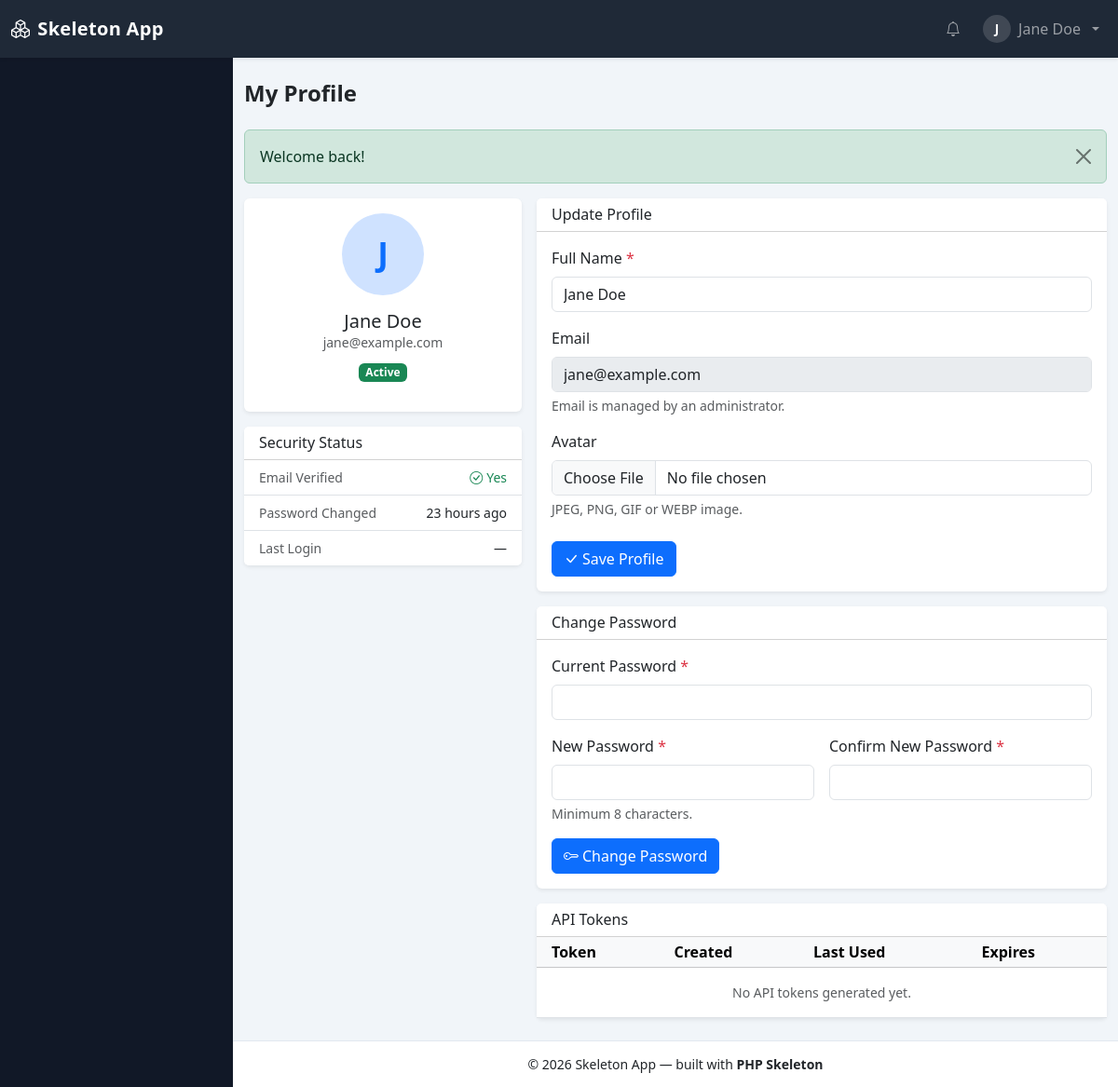
Page /php_Skeleton/profile (signed in) on the committed database.
### tables this page shows
CREATE TABLE `users` (
  `id` bigint(20) unsigned NOT NULL AUTO_INCREMENT,
  `name` varchar(150) NOT NULL,
  `email` varchar(190) NOT NULL,
  `password` varchar(255) NOT NULL,
  `status` enum('active','inactive','pending') NOT NULL DEFAULT 'pending',
  `email_verified_at` datetime DEFAULT NULL,
  `remember_token` varchar(100) DEFAULT NULL,
  `last_login_at` datetime DEFAULT NULL,
  `last_login_ip` varchar(45) DEFAULT NULL,
  `failed_attempts` tinyint(3) unsigned NOT NULL DEFAULT 0,
  `locked_until` datetime DEFAULT NULL,
  `password_changed_at` datetime DEFAULT NULL,
  `avatar` varchar(255) DEFAULT NULL,
  `department_id` bigint(20) unsigned DEFAULT NULL,
  `designation_id` bigint(20) unsigned DEFAULT NULL,
  `created_by` bigint(20) unsigned DEFAULT NULL,
  `created_at` datetime DEFAULT NULL,
  `updated_at` datetime DEFAULT NULL,
  PRIMARY KEY (`id`),
  UNIQUE KEY `uq_users_email` (`email`),
  KEY `idx_users_status` (`status`),
  KEY `idx_users_department` (`department_id`),
  KEY `idx_users_designation` (`designation_id`)
);

### app/Views/profile/show.php (the view, shortened to what the rows shown need)
<div class="row g-3">
    <div class="col-12 col-lg-4">
        <div class="card border-0 shadow-sm mb-3">
            <div class="card-body text-center">
                <div class="avatar-xl rounded-circle mx-auto d-flex align-items-center justify-content-center bg-primary-subtle text-primary mb-3">
                    <?= e(strtoupper(mb_substr((string)$user['name'], 0, 1))) ?>
                </div>
                <h5 class="mb-0"><?= e($user['name']) ?></h5>
                <div class="text-muted small"><?= e($user['email']) ?></div>
                <div class="mt-2"><?= status_badge((string)$user['status']) ?></div>
            </div>
        </div>
        <div class="card border-0 shadow-sm">
            <ul class="list-group list-group-flush small">
                <li class="list-group-item d-flex justify-content-between">
                    <span class="text-muted">Password Changed</span>
                    <span><?= $user['password_changed_at'] ? e(time_ago($user['password_changed_at'])) : '—' ?></span>
                </li>
            </ul>
        </div>
    </div>
    <div class="col-12 col-lg-8">
        <div class="card border-0 shadow-sm mb-3">
            <div class="card-body">
                <form method="post" action="<?= url('/profile') ?>" enctype="multipart/form-data">
                    <div class="mb-3">
                        <label class="form-label">Full Name <span class="text-danger">*</span></label>
                        <input type="text" name="name" class="form-control <?= has_validation_error('name') ? 'is-invalid' : '' ?>"
                               value="<?= e(old('name', $user['name'])) ?>" required>
                    </div>
                    <div class="mb-3">
                        <label class="form-label">Email</label>
                        <input type="email" class="form-control" value="<?= e($user['email']) ?>" disabled>
                        <div class="form-text">Email is managed by an administrator.</div>
                    </div>
                </form>
            </div>
        </div>
        <div class="card border-0 shadow-sm">
            <div class="table-responsive">
                <table class="table table-sm align-middle mb-0">
                    <thead class="table-light">
                    <tr>
                        <th class="ps-3">Token</th>
                        <th>Created</th>
                        <th>Last Used</th>
                        <th>Expires</th>
                    </tr>
                    </thead>
                </table>
            </div>
        </div>
    </div>
</div>

### app/Helpers/functions.php (shortened to what the rows shown need)
<?php
if (!function_exists('e')) {
    function e(mixed $value): string
    {
        return htmlspecialchars((string)$value, ENT_QUOTES | ENT_SUBSTITUTE, 'UTF-8');
    }
}
if (!function_exists('url')) {
    function url(string $path = ''): string
    {
        return base_url($path);
    }
}
if (!function_exists('base_url')) {
    function base_url(string $path = ''): string
    {
        $base = (string)Config::get('app.url', '');
        $base = rtrim($base, '/');
        if ($path !== '') {
            return $base . '/' . ltrim($path, '/');
        }
        return $base;
    }
}
if (!function_exists('asset')) {
    function asset(string $path): string
    {
        return url('assets/' . ltrim($path, '/'));
    }
}
if (!function_exists('old')) {
    function old(string $key, mixed $default = ''): mixed
    {
        return Session::old($key, $default);
    }
}
if (!function_exists('time_ago')) {
    function time_ago(?string $date): string
    {
        $timestamp = strtotime($date);
        $diff = time() - $timestamp;
        $units = [
            31536000 => 'year', 2592000 => 'month', 86400 => 'day',
            3600 => 'hour', 60 => 'minute',
        ];
        foreach ($units as $seconds => $unit) {
            if ($diff < $seconds) {
                continue;
            }
            $value = (int)floor($diff / $seconds);
            return $value . ' ' . $unit . ($value > 1 ? 's' : '') . ' ago';
        }
        return 'just now';
    }
}
if (!function_exists('validation_error')) {
    function validation_error(string $field): string
    {
        $errors = Session::getFlash('validation.' . $field, []);
        return is_array($errors) && $errors !== [] ? implode(' ', array_map('strval', $errors)) : '';
    }
}
if (!function_exists('has_validation_error')) {
    function has_validation_error(string $field): bool
    {
        return Session::hasFlash('validation.' . $field);
    }
}
if (!function_exists('status_badge')) {
    function status_badge(string $status): string
    {
        $map = [
            'active'   => 'success',
            'inactive' => 'secondary',
            'pending'  => 'warning',
            'suspended'=> 'danger',
            'success'  => 'success',
            'failed'   => 'danger',
            'lockout'  => 'danger',
            'logout'   => 'secondary',
            'info'     => 'info',
            'warning'  => 'warning',
            'critical' => 'danger',
        ];
        $class = $map[$status] ?? 'secondary';
        return '<span class="badge bg-' . $class . '">' . e(ucfirst($status)) . '</span>';
    }
}

### app/Views/layouts/main.php (shortened to what the rows shown need)
<!DOCTYPE html>
<html lang="en">
<head>
    <link href="https://cdn.jsdelivr.net/npm/bootstrap@5.3.3/dist/css/bootstrap.min.css" rel="stylesheet">
    <link href="https://cdn.jsdelivr.net/npm/bootstrap-icons@1.11.3/font/bootstrap-icons.min.css" rel="stylesheet">
    <link rel="stylesheet" href="<?= asset('css/app.css') ?>">
</head>
<body class="app-body">
<nav class="navbar navbar-expand-lg navbar-dark app-navbar shadow-sm sticky-top">
    <div class="container-fluid">
        <div class="collapse navbar-collapse" id="appNav">
            <ul class="navbar-nav ms-auto align-items-center gap-lg-2">
                <li class="nav-item dropdown">
                    <a class="nav-link dropdown-toggle d-flex align-items-center gap-2" href="#" data-bs-toggle="dropdown" aria-expanded="false">
                        <?php if (!empty($appUser['avatar'])): ?>
                            <span class="rounded-circle user-avatar user-avatar-fallback"><?= e(strtoupper(mb_substr((string)$appUser['name'], 0, 1))) ?></span>
                        <?php else: ?>
                            <span class="rounded-circle user-avatar user-avatar-fallback"><?= e(strtoupper(mb_substr((string)$appUser['name'], 0, 1))) ?></span>
                        <?php endif; ?>
                        <span class="d-none d-xl-inline"><?= e($appUser['name']) ?></span>
                    </a>
                </li>
            </ul>
        </div>
    </div>
</nav>
<div class="app-layout">
    <main class="app-main">
        <div class="container-fluid py-4">
            <?= $content ?>
        </div>
    </main>
</div>
</body>
</html>

### rows in the picture
users: name "J", name "Jane Doe", email "jane@example.com", status "Active", password_changed_at "23 hours ago"

### other values in the picture
$appSettings['name'] "Skeleton App"
$pageTitle "My Profile"
setting('security.min_password_length', 8) "8"
